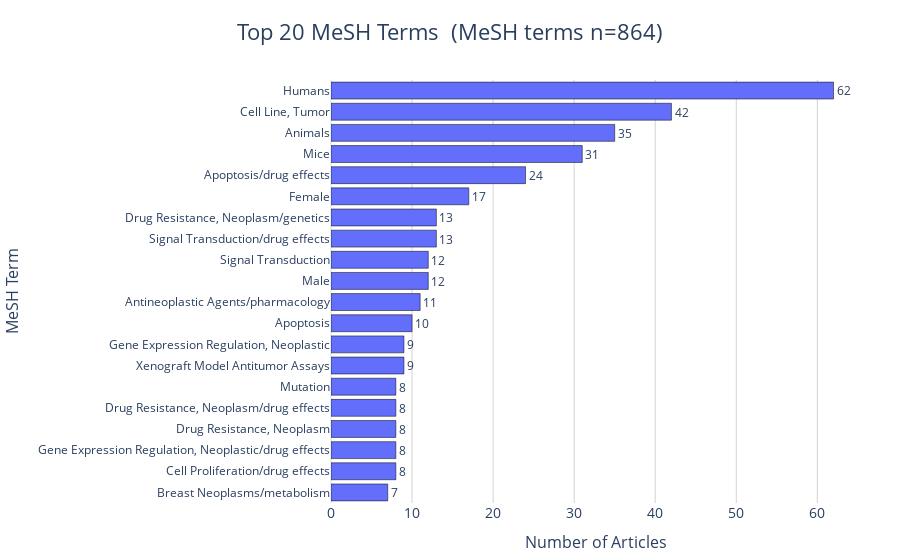

Here is the notebook cell this chart was saved with:
### Markdown cell above
### MeSH Headings

### Code cell
mesh_pairs = []
for idx, row in df.iterrows():
    pmid = row['pmid']
    if pd.notnull(row['mesh_terms']):
        terms = row['mesh_terms'].split('; ')
        for term in terms:
            if term.strip():  # drop empty strings
                mesh_pairs.append((pmid, term.strip()))

mesh_df = pd.DataFrame(mesh_pairs, columns=["pmid", "MeSH Term"])

# Dedup
mesh_df = mesh_df.drop_duplicates(subset=["pmid", "MeSH Term"])

mesh_counts = (
    mesh_df.groupby("MeSH Term")["pmid"]
    .nunique()
    .reset_index(name="count")
    .sort_values("count", ascending=False)
)

top_n = 20
mesh_top = mesh_counts.head(top_n)

# Plot
fig = px.bar(
    mesh_top,
    x="count",
    y="MeSH Term",
    orientation="h",
    text="count",
    title=f"Top {top_n} MeSH Terms \n(MeSH terms n={len(set(mesh_terms))})",
    labels={"count": "Number of Articles", "MeSH Term": "MeSH Term"}
)

fig.update_traces(
    texttemplate="%{text}",
    textposition="outside",
    marker=dict(line=dict(width=0.5, color="black"))
)

fig.update_layout(
    template="plotly_white",
    title=dict(x=0.5, font=dict(size=22)),
    xaxis=dict(showgrid=True, gridcolor="lightgray", title_font=dict(size=16)),
    yaxis=dict(title_font=dict(size=16), tickfont=dict(size=12), categoryorder="total ascending"),
    font=dict(size=14),
    margin=dict(l=150, r=40, t=80, b=40)
)

fig.show()
fig.write_image('graphs/top_mesh_terms-d1.png', width=1000, height=600, scale=3)

### Figure 1 — Plotly figure (JSON) as saved in the notebook; plotly's stock layout.template omitted (floating-point values rounded to 4 significant figures)
{"data": [{"hovertemplate": "Number of Articles=%{text}<br>MeSH Term=%{y}<extra></extra>", "legendgroup": "", "marker": {"color": "#636efa", "line": {"color": "black", "width": 0.5}, "pattern": {"shape": ""}}, "name": "", "orientation": "h", "showlegend": false, "text": [62.0, 42.0, 35.0, 31.0, 24.0, 17.0, 13.0, 13.0, 12.0, 12.0, 11.0, 10.0, 9.0, 9.0, 8.0, 8.0, 8.0, 8.0, 8.0, 7.0], "textposition": "outside", "texttemplate": "%{text}", "type": "bar", "x": [62, 42, 35, 31, 24, 17, 13, 13, 12, 12, 11, 10, 9, 9, 8, 8, 8, 8, 8, 7], "xaxis": "x", "y": ["Humans", "Cell Line, Tumor", "Animals", "Mice", "Apoptosis/drug effects", "Female", "Signal Transduction/drug effects", "Drug Resistance, Neoplasm/genetics", "Male", "Signal Transduction", "Antineoplastic Agents/pharmacology", "Apoptosis", "Xenograft Model Antitumor Assays", "Gene Expression Regulation, Neoplastic", "Cell Proliferation/drug effects", "Gene Expression Regulation, Neoplastic/drug effects", "Drug Resistance, Neoplasm", "Drug Resistance, Neoplasm/drug effects", "Mutation", "Breast Neoplasms/metabolism"], "yaxis": "y"}], "layout": {"barmode": "relative", "font": {"size": 14}, "legend": {"tracegroupgap": 0}, "margin": {"b": 40, "l": 150, "r": 40, "t": 80}, "title": {"font": {"size": 22}, "text": "Top 20 MeSH Terms \n(MeSH terms n=864)", "x": 0.5}, "xaxis": {"anchor": "y", "domain": [0, 1], "gridcolor": "lightgray", "showgrid": true, "title": {"font": {"size": 16}, "text": "Number of Articles"}}, "yaxis": {"anchor": "x", "categoryorder": "total ascending", "domain": [0, 1], "tickfont": {"size": 12}, "title": {"font": {"size": 16}, "text": "MeSH Term"}}}}
